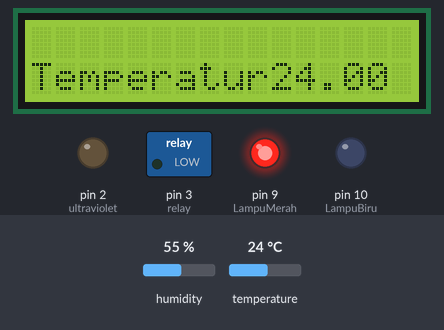
The sketch below on a simulated Arduino Uno, built with avr-gcc and run on an emulated ATmega328P. Parts: 16×2 character LCD, switched loads named in the sketch (green lamp = pin HIGH), output pins drawn as LEDs (lit = HIGH). Inputs (shaded band) come from the test bench; at power-on: temperature 24 °C, humidity 55 %.

Above: at 1.2 s.
1.3 s: temperature set to 27 °C
At 2.7 s:
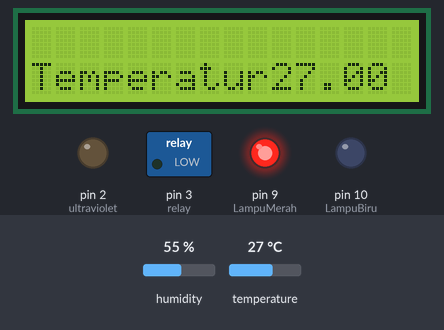
4.0 s: temperature set to 30 °C
At 5.4 s:
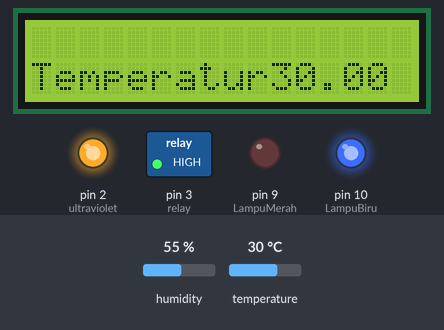
6.7 s: temperature set to 12 °C
At 9.4 s:
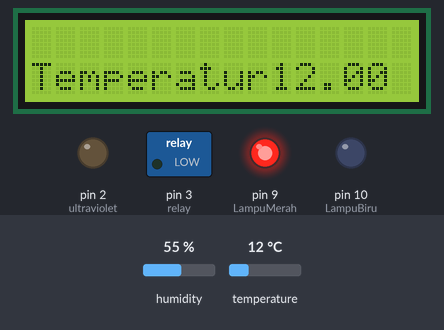
Timing chart, 0 to 10.9 s (numbered marks = the images above; inputs shaded):
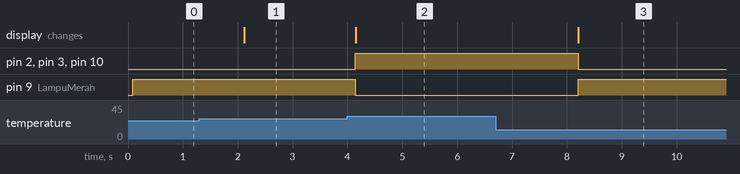

The sketch:

project.ino
```cpp
// C++ code
//
#include <LiquidCrystal.h>
#include <DHT.h>

LiquidCrystal lcd(13, 12, 7, 6, 5, 4);
const int LampuBiru = 10, LampuMerah = 9, ultraviolet = 2;
int relay = 3;
DHT dht(11, DHT11);


void setup(){
  lcd.begin(16, 2);
  // lcd.print("Temperature:");
  // Serial.begin(9600);
  pinMode(LampuBiru, OUTPUT);
  pinMode(LampuMerah, OUTPUT);
  pinMode(ultraviolet, OUTPUT);
  pinMode(relay, OUTPUT);
  dht.begin();
}

void loop(){
  lcd.setCursor(0, 1);
  lcd.print("Temperature:");
  float suhu = dht.readTemperature();


  if (suhu > 28 && suhu <33){
    digitalWrite(relay, HIGH);
    digitalWrite(LampuBiru, HIGH);
    digitalWrite(ultraviolet, HIGH);
    digitalWrite(LampuMerah, LOW);
  } else {
    digitalWrite(relay, LOW);
    digitalWrite(LampuMerah, HIGH);
    digitalWrite(ultraviolet, LOW);
    digitalWrite(LampuBiru, LOW);
  }
  lcd.setCursor(10, 1);
  lcd.print(suhu);
  lcd.print(" C");
  // digitalWrite(LampuBiru, HIGH);
  // digitalWrite(ultraviolet, HIGH);
  // digitalWrite(LampuMerah, HIGH);
  // Serial.print("\n");
  // Serial.print(suhu);
  delay(1000);
}
```

Measured:
- the behaviour switches between 28 and 29 °C on temperature (found by bisection; images 1 and 2)
- after the input at 1.3 s, the display: changes after 0.82 s (image 1)
- after the input at 4.0 s, pin 2 (ultraviolet), pin 3 (relay), pin 10 (LampuBiru): LOW → HIGH after 0.15 s; pin 9 (LampuMerah): HIGH → LOW after 0.15 s; the display: changes after 0.15 s (image 2)
- after the input at 6.7 s, pin 2 (ultraviolet), pin 3 (relay), pin 10 (LampuBiru): HIGH → LOW after 1.5 s; pin 9 (LampuMerah): LOW → HIGH after 1.5 s; the display: changes after 1.5 s (image 3)
